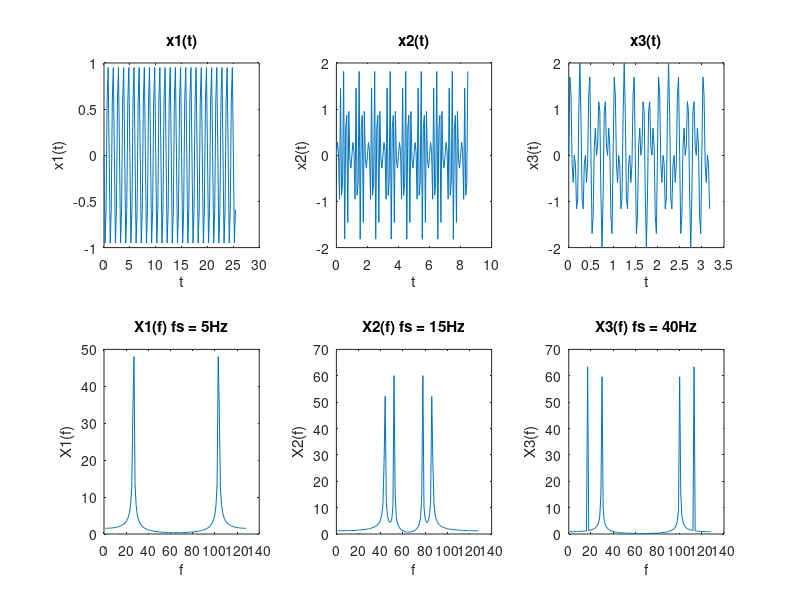
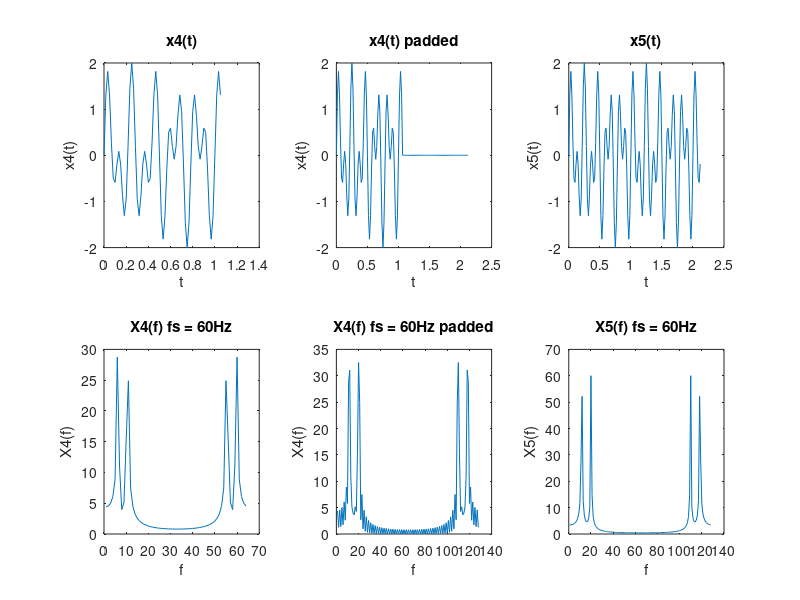

The MATLAB source for these figures, in order:
% Task 3
clc; clear; close all; % Clear console, variables, and close all figures

% Define frequencies
f1 = 5;
f2 = 9;

% Define sampling frequencies
Fs1 = 5;
Fs2 = 15;
Fs3 = 40;
Fs4 = 60;

% Define time vectors for each sampling frequency
t1 = 0:1/Fs1:127*1/Fs1;
t2 = 0:1/Fs2:127*1/Fs2;
t3 = 0:1/Fs3:127*1/Fs3;
t4 = 0:1/Fs4:63*1/Fs4;
t4_padded = [t4, 64*1/Fs4:1/Fs4:127*1/Fs4]; % Padded time vector for Fs4
t5 = 0:1/Fs4:127*1/Fs4;

% Define signals for each time vector
x1 = sin(2*pi*f1*t1) + sin(2*pi*f2*t1);
x2 = sin(2*pi*f1*t2) + sin(2*pi*f2*t2);
x3 = sin(2*pi*f1*t3) + sin(2*pi*f2*t3);
x4 = sin(2*pi*f1*t4) + sin(2*pi*f2*t4);
x4_padded = [x4, zeros(1,128 - length(x4))]; % Padded signal for Fs4
x5 = sin(2*pi*f1*t5) + sin(2*pi*f2*t5);

% Compute magnitude spectrum for each signal
X1 = abs(fft(x1));
X2 = abs(fft(x2));
X3 = abs(fft(x3));
X4 = abs(fft(x4));
X4_padded = abs(fft(x4_padded)); % Magnitude spectrum for padded signal
X5 = abs(fft(x5));

% Plotting signals and their magnitude spectrums
% Figure 1
figure(1);
subplot(2,3,1);
plot(t1,x1);
title('x1(t)');
xlabel('t');
ylabel('x1(t)');
subplot(2,3,2);
plot(t2,x2);
title('x2(t)');
xlabel('t');
ylabel('x2(t)');
subplot(2,3,3);
plot(t3,x3);
title('x3(t)');
xlabel('t');
ylabel('x3(t)');
subplot(2,3,4);
plot(X1);
title('X1(f) fs = 5Hz');
xlabel('f');
ylabel('X1(f)');
subplot(2,3,5);
plot(X2);
title('X2(f) fs = 15Hz');
xlabel('f');
ylabel('X2(f)');
subplot(2,3,6);
plot(X3);
title('X3(f) fs = 40Hz');
xlabel('f');
ylabel('X3(f)');

% Figure 2
figure(2);
subplot(2,3,1);
plot(t4,x4);
title('x4(t)');
xlabel('t');
ylabel('x4(t)');
subplot(2,3,2);
plot(t4_padded, x4_padded);
title('x4(t) padded');
xlabel('t');
ylabel('x4(t)');
subplot(2,3,4);
plot(X4);
title('X4(f) fs = 60Hz');
xlabel('f');
ylabel('X4(f)');
subplot(2,3,5);
plot(X4_padded);
title('X4(f) fs = 60Hz padded');
xlabel('f');
ylabel('X4(f)');
subplot(2,3,3);
plot(t5,x5);
title('x5(t)');
xlabel('t');
ylabel('x5(t)');
subplot(2,3,6);
plot(X5);
title('X5(f) fs = 60Hz');
xlabel('f');
ylabel('X5(f)');